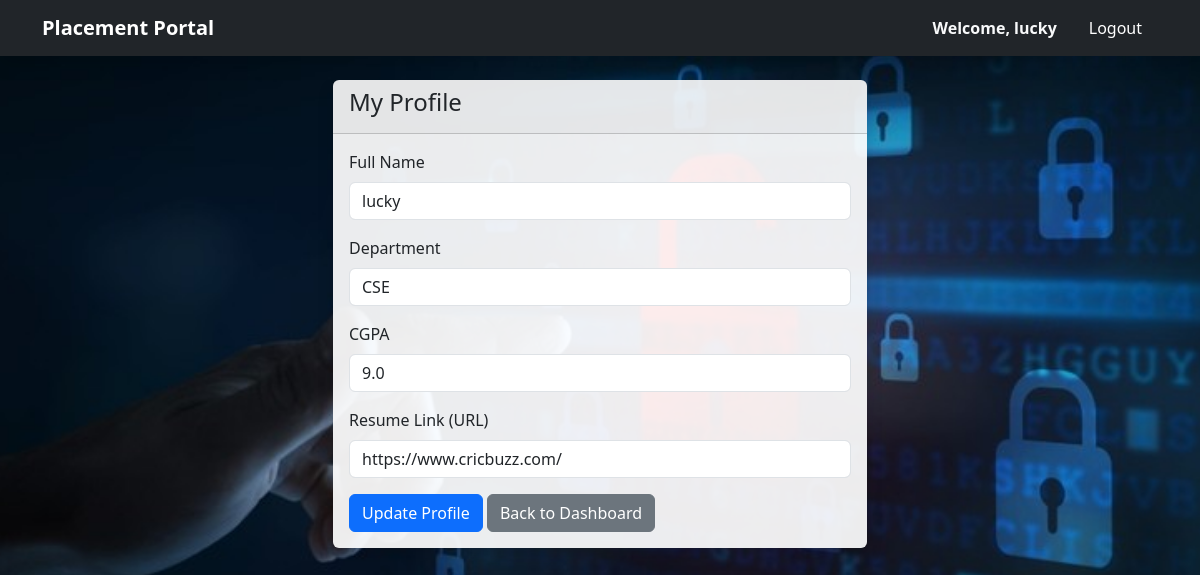
The app's page /student/profile (signed in) with its own data.
### models.py (models this page shows)
class Student(db.Model):
    id = db.Column(db.Integer, primary_key=True)
    user_id = db.Column(db.Integer, db.ForeignKey('user.id'), nullable=False)
    name = db.Column(db.String(100), nullable=False)
    department = db.Column(db.String(100))
    cgpa = db.Column(db.Float)
    status = db.Column(db.String(20), default='Active')
    resume_link = db.Column(db.String(255))

### routes/student_routes.py (the view, shortened to what this page needs)
@student_bp.route('/profile', methods=['GET', 'POST'])
def profile():
    if not is_student():
        return redirect(url_for('auth.login'))
    user_id = session.get('user_id')
    student = Student.query.filter_by(user_id=user_id).first()
    return render_template('student/profile.html', student=student)

### routes/student_routes.py (called while the page is built)
def is_student():
    return session.get('role') == 'student'

### templates/student/profile.html
{% extends "base.html" %}
{% block content %}
<div class="container">
    <div class="row justify-content-center">
        <div class="col-md-6">
            <div class="card shadow">
                <div class="card-header">
                    <h4>My Profile</h4>
                </div>
                <div class="card-body">
                    <form method="POST" action="{{ url_for('student.profile') }}">
                        <div class="mb-3">
                            <label class="form-label">Full Name</label>
                            <input type="text" name="name" class="form-control" value="{{ student.name }}" required>
                        </div>
                        <div class="mb-3">
                            <label class="form-label">Department</label>
                            <input type="text" name="department" class="form-control"
                                value="{{ student.department or '' }}">
                        </div>
                        <div class="mb-3">
                            <label class="form-label">CGPA</label>
                            <input type="text" name="cgpa" class="form-control" value="{{ student.cgpa or '' }}">
                        </div>
                         <div class="mb-3">
                            <label class="form-label">Resume Link (URL)</label>
                            <input type="url" name="resume_link" class="form-control"
                                value="{{ student.resume_link or '' }}"
                                placeholder="https://linkedin.com/in/your-profile">
                        </div>
                        <button type="submit" class="btn btn-primary">Update Profile</button>
                        <a href="{{ url_for('student.dashboard') }}" class="btn btn-secondary">Back to Dashboard</a>
                    </form>
                </div>
            </div>
        </div>
    </div>
</div>
{% endblock %}

### templates/base.html (shortened to what this page needs)
<!DOCTYPE html>
<html lang="en">
<head>
    <link href="https://cdn.jsdelivr.net/npm/bootstrap@5.3.0/dist/css/bootstrap.min.css" rel="stylesheet">
</head>
<body>
    <nav class="navbar navbar-expand-lg navbar-dark bg-dark shadow">
        <div class="container">
            <a class="navbar-brand fw-bold" href="#">Placement Portal</a>
            <div class="collapse navbar-collapse" id="navbarNav">
                <ul class="navbar-nav ms-auto align-items-center">
                    {% if session.get('user_id') %}
                        <li class="nav-item me-3">
                            <span class="navbar-text text-light fw-bold">
                                Welcome, {{ session.get('name', 'User') }}
                            </span>
                        </li>
                        <li class="nav-item">
                            <a class="nav-link btn btn-danger text-white btn-sm px-3" href="{{ url_for('auth.logout') }}">Logout</a>
                        </li>
                    {% endif %}
                </ul>
            </div>
        </div>
    </nav>
    <div class="container mt-4">
        {% block content %}{% endblock %}
    </div>
</body>
</html>

### templates/base.html (style rules this page uses)
body { background-size: cover; background-position: center; background-repeat: no-repeat; background-attachment: fixed; min-height: 100vh; background-color: #f8f9fa; }
.card { background-color: rgba(255, 255, 255, 0.92); border: none; box-shadow: 0 4px 6px rgba(0,0,0,0.1); }

### records on screen
Student: get "lucky", name "lucky", department "CSE", cgpa "9.0", resume_link "https://www.cricbuzz.com/"
